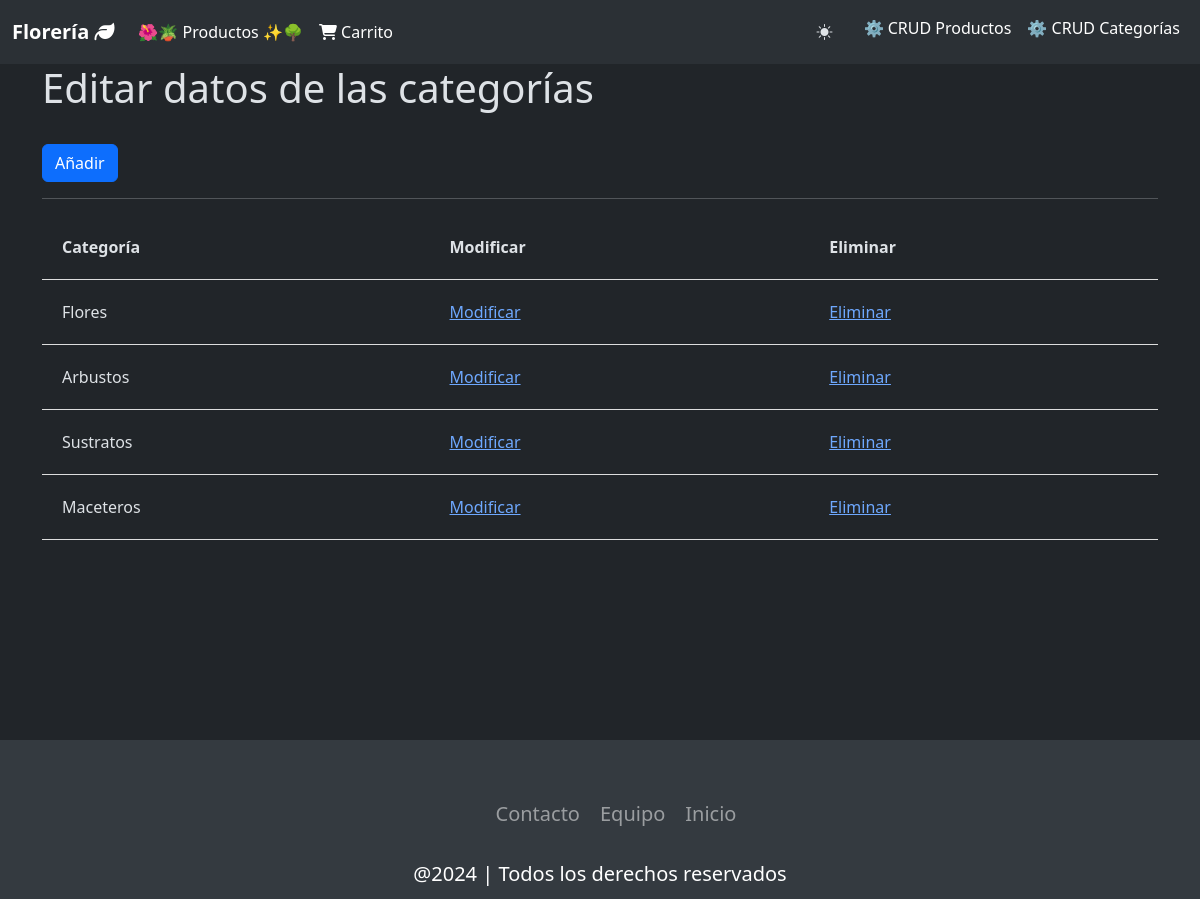
Screenshot of /tienda/crud_categorias (signed in) with the database file from the repository.
### tienda/models.py (models this page shows, shortened)
class Categoria(models.Model):
    id_categoria = models.AutoField(db_column='idCategoria', primary_key=True)
    categoria = models.CharField(max_length=20, blank=False, null=False)

### tienda/views.py (the view)
# urls.py: path('crud_categorias', views.crud_categorias, name='crud_categorias'),
@login_required
def crud_categorias(request):
    categorias = Categoria.objects.all()
    context = {'categorias': categorias}
    return render(request, 'tienda/categorias_list.html', context)

### tienda/templates/tienda/categorias_list.html (shortened to what this page needs)
{% load static %}
<!DOCTYPE html>
<html lang="en">
<head>
  <link href="https://cdn.jsdelivr.net/npm/bootstrap@5.3.3/dist/css/bootstrap.min.css" rel="stylesheet"
>
  <link rel="stylesheet" href="https://cdn.jsdelivr.net/npm/bootstrap-icons@1.11.3/font/bootstrap-icons.min.css">
  <link rel="stylesheet" href="{% static 'tienda/css/estilos.css' %}">
</head>
<body data-bs-theme="dark">
  <div id="navegacion">
    <nav class="navbar navbar-expand-lg bg-body-tertiary" id="navbarPrincipal">
      <div class="container-fluid d-flex flex-row">
        <a class="navbar-brand" href="{% url 'inicio' %}">Florería <i class="fa-solid fa-leaf"></i></a>
        <div class="collapse navbar-collapse" id="navbarNavAltMarkup">
          <div class="navbar-nav">
            <a class="nav-link active" aria-current="page" href="{% url 'productos_comprar' %}" id="link-maceteros">🌺🪴 Productos ✨🌳</a>
            <a class="nav-link active" href="#" id="link-carrito"><i class="fa-solid fa-cart-shopping"></i> Carrito</a>
        </div>
        <div class="navbar-nav ms-auto">
          <button type="button" class="btn btn-navbar" id="btn-tema"><i class="bi bi-brightness-high-fill" id="toggler-tema"></i></button>
          <a class="nav-link active" href="{% url 'productos_list' %}">⚙️ CRUD Productos</a>
          <a class="nav-link active" href="{% url 'crud_categorias' %}">⚙️ CRUD Categorías</a>
        </div>
      </div>
    </nav>
  </div>
  <div class="container-extend-lg" id="contenido">
    <div class="container">
      <h1>Editar datos de las categorías</h1>
      <br>
      <button type="button" class="btn btn-primary"><a class="text-formulario" href="{% url 'categoriasAdd' %}">Añadir</a></button>
      <hr>
      <table>
        {% if categorias %}
          <th>Categoría</th>
          <th>Modificar</th>
          <th>Eliminar</th>
          {% for x in categorias %}
            <tr>
              <td>{{x.categoria}}</td>
              <td><a href="{% url 'categorias_edit' pk=x.id_categoria %}">Modificar</a></td>
              <td><a href="{% url 'categorias_del' pk=x.id_categoria %}">Eliminar</a></td>
            </tr>
          {% endfor %}
        {% endif %}
      </table>
    </div>
  <div id="footer" style="margin-top: 200px;">
    <footer class="footer">
      <ul class="social-icon">
        <li class="icon-elem">
        </li>
        <li class="icon-elem">
        </li>
        <li class="icon-elem">
        </li>
      </ul>
      <ul class="menu">
        <li class="menu-elem">
          <a href="https://github.com/Lala-Banana/Prueba-2-Progra-Web" class="menu-icon">Contacto</a>
        </li>
        <li class="menu-elem">
          <a href="https://github.com/Lala-Banana/Prueba-2-Progra-Web" class="menu-icon">Equipo</a>
        </li>
        <li class="menu-elem">
          <a href="indice.html" class="menu-icon">Inicio</a>
        </li>
      </ul>
      <p class="text-footer">@2024 | Todos los derechos reservados</p>
    </footer>
  </div>
</body>
</html>

### tienda/static/tienda/css/estilos.css (style rules this page uses)
.navbar-brand { font-weight: bold; }
.btn-navbar { margin-right: 10px; margin-bottom: 5px; margin-top: 5px; }
.text-formulario { color: #ffffff; text-decoration: none; }
.footer { position: relative; width: 100%; background: #343a40; min-height: 100px; display: flex; justify-content: center; align-items: center; flex-direction: column; }
.social-icon { display: flex; justify-content: center; align-items: center; position: relative; margin: 10px 5px; flex-wrap: wrap; }
.icon-elem { list-style: none; }
.menu { display: flex; justify-content: center; position: relative; align-items: center; margin: 10px 0; flex-wrap: wrap; }
.menu-elem { list-style: none; }
.menu-icon { color: white; font-size: 20px; display: inline-block; text-decoration: none; margin: 5px 10px; opacity: 0.5; transition: 0.3s; }
.text-footer { color: white; text-align: center; margin-top: 15px; margin-bottom: 10px; font-size: 20px; }
table { width: 100%; border-collapse: collapse; }
th, td { padding: 20px; border-bottom: 1px solid #ddd; }

### rows the page displays
Categoria: categoria "Flores"
Categoria: categoria "Arbustos"
Categoria: categoria "Sustratos"
Categoria: categoria "Maceteros"
